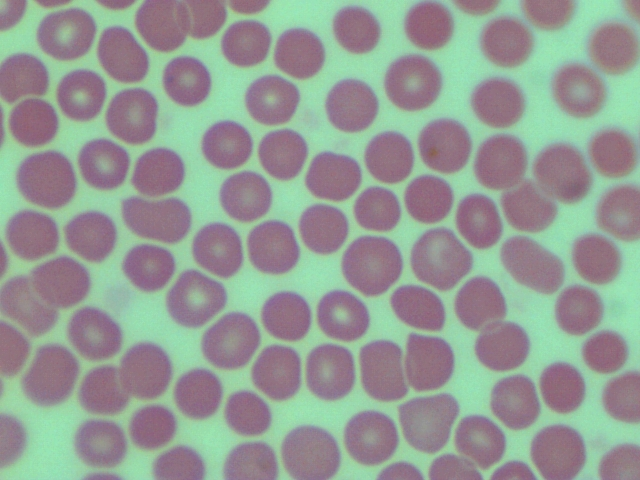
#> input picture HemaCam-Data/01.jpg, 640 x 480 px, found by its file name
$ python cellSegmentation.py   (older library calls are emulated)
#> lines starting #> are read from the running program, lines starting #| are printed output that depends on the picture; after the words box and inside, x2 and y2 are one past the last pixel; in counts of white or black regions, pixels touching at a corner belong together
# -*- coding: utf-8 -*-
"""
Created on Thu Aug 17 11:39:22 2017

@author: eshikasaxena

0: normal
1: sickle
2: cluster
"""
#import relevant libraries
import numpy as np
from sklearn.model_selection import train_test_split
from sklearn.neighbors import KNeighborsClassifier
import matplotlib.pyplot as plt
import cv2
from scipy import ndimage
from skimage.feature import peak_local_max
from skimage.morphology import watershed
import csv

global rootpath, imgnum
rootpath = "C:\\Users\\eshikasaxena\\Desktop\\HemaCam Project\\Code\\"
imgnum = 2

#loads and filters image from libary containing microscope images
def img_load(num):
#    filepath = rootpath + "Images\sickle{}.jpg".format(num)
#> called with num = 2
    filepath = "01.jpg"
    img = cv2.imread(filepath)
#> img is the input picture: shape (480, 640, 3); mean B, G, R 148.5, 155, 147.6
    img = cv2.pyrMeanShiftFiltering(img, 21, 51)
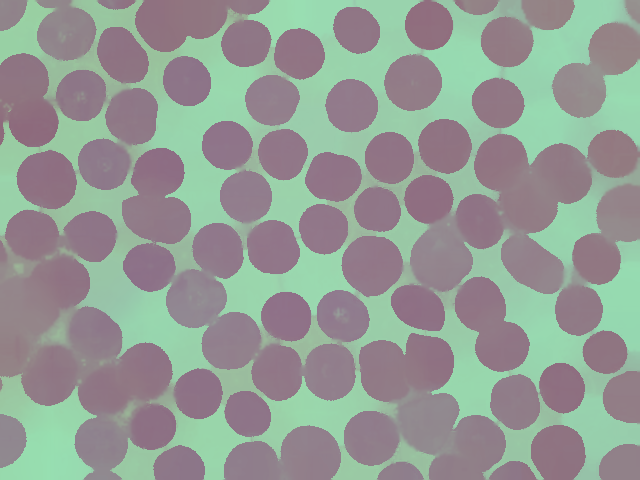
#> img: shape (480, 640, 3); mean B, G, R 148.2, 154.3, 147.5
    gray = cv2.cvtColor(img, cv2.COLOR_BGR2GRAY)
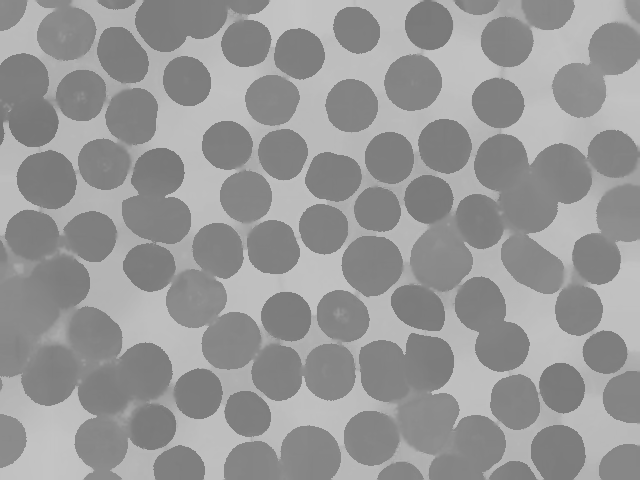
#> gray: shape (480, 640); min 118, max 197, mean 151.5
    return img, gray

#thresholds image into binary to find contours
def thresh(img, gray):
    filepath = rootpath
    blur = cv2.GaussianBlur(gray, (5,5),0)
#    f = filepath + "\Images/blur{}.png".format(imgnum)
#    cv2.imwrite(f, blur)
    threshVal = 200 #127

    ret, threshold = cv2.threshold(blur, threshVal, 255,
                                   cv2.THRESH_BINARY_INV
                                   +cv2.THRESH_OTSU)
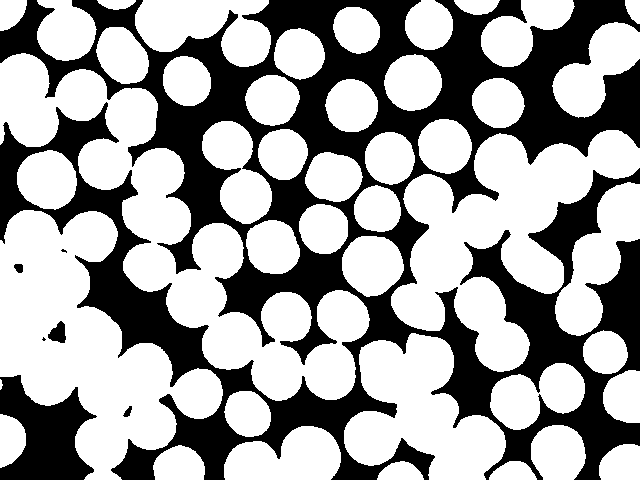
#> threshold: shape (480, 640); 62.7% white; 7 black regions (2 under 20 px)
#> ret = 158
#    f2 = filepath + "\Images/thresh{}.png".format(imgnum)
#    cv2.imwrite(f2, threshold)
    x,contours, hierarchy = cv2.findContours(threshold.copy(),
                cv2.RETR_EXTERNAL, cv2.CHAIN_APPROX_NONE)
#> contours = 44 contours, 1 with area under 20; largest, box (x1, y1, x2, y2) and area: (0, 53, 370, 401) 33625, (0, 210, 223, 480) 28902, (391, 130, 640, 372) 25364, (344, 333, 506, 480) 13628, (555, 182, 640, 336) 6048
    cv2.drawContours(img, contours, -1, (255,0,0), cv2.FILLED)
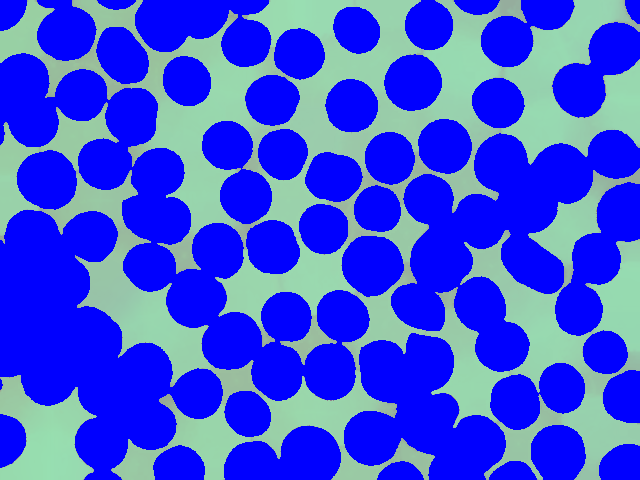
#> img: shape (480, 640, 3); mean B, G, R 223.1, 76.5, 56.6
#    f3 = filepath + "\Images\contour{}.png".format(imgnum)
#    cv2.imwrite(f3, img)
    new = cv2.cvtColor(img, cv2.COLOR_BGR2GRAY)
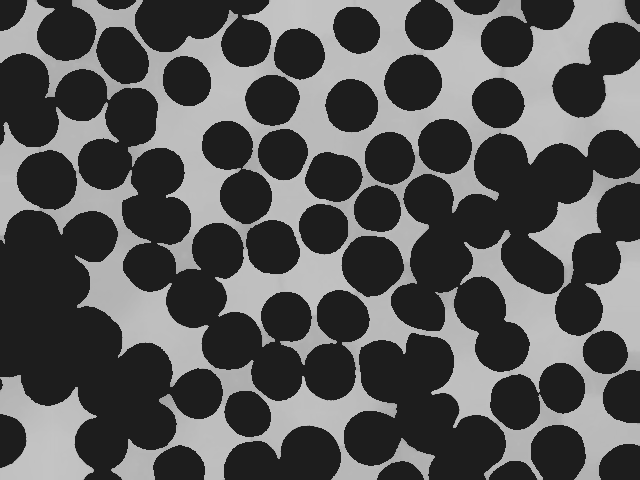
#> new: shape (480, 640); min 29, max 197, mean 87.2
    new = cv2.bitwise_not(new)
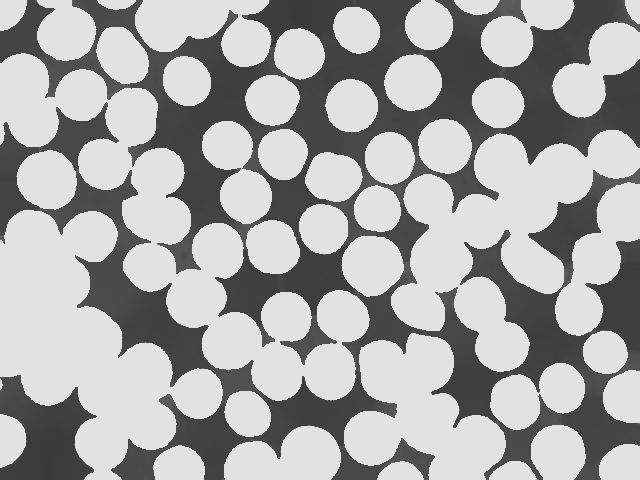
#> new: shape (480, 640); min 58, max 226, mean 167.8
    ret2, new = cv2.threshold(new, threshVal, 255,
                                   cv2.THRESH_BINARY
                                   +cv2.THRESH_OTSU)
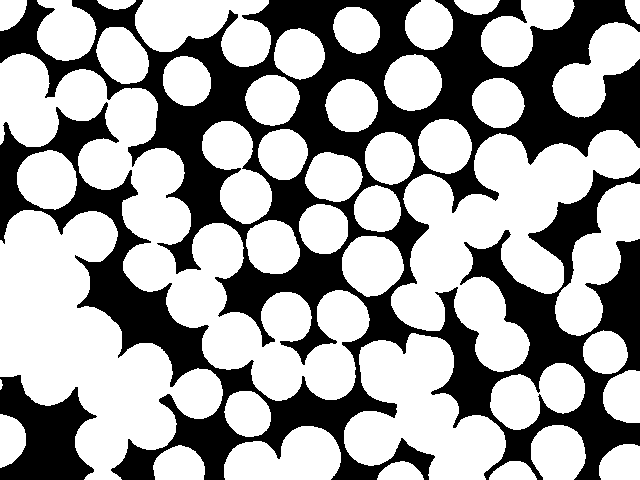
#> new: shape (480, 640); 62.9% white; 2 black regions, box (x1, y1, x2, y2) and area: (0, 0, 640, 480) 108023, (0, 375, 97, 480) 6071
#> ret2 = 130
#    f4 = filepath + "\Images/newthresh{}.png".format(imgnum)
#    cv2.imwrite(f4, new)
    thresh = new
    return thresh
#returns features of each individual cell such as area, perimeter, axis, etc.
# [101 lines left out: functions extractFeatures, manual_label, watershed_segmentation, write_csv, append_csv, read_csv and 1 more, not called in this run]

def read_data(filename):
    datalist, target = read_csv(filename)
    return datalist, target

#initial test method using knn algorithm for machine learning
# [12 lines left out: function machine_learning, not called in this run]

if __name__ == "__main__":

# [6 lines of commented-out code are left out]
    imgnum = 2
    img, gray = img_load(imgnum)
    clean = img.copy()
    imgthresh = thresh(img, gray)

$ run again, with HemaCam-Data/02.jpg copied over HemaCam-Data/01.jpg
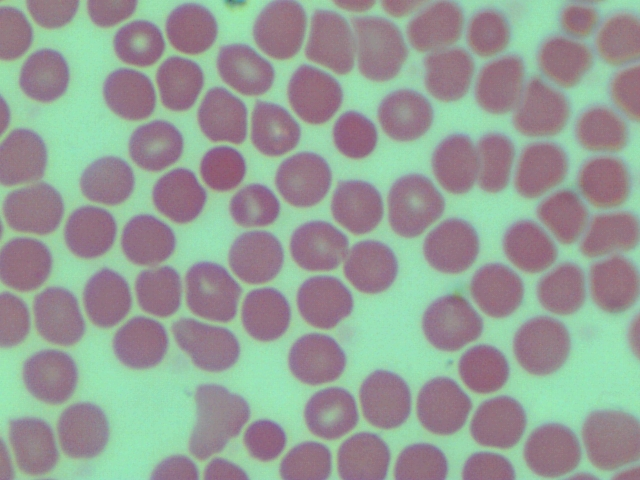
#> input picture HemaCam-Data/02.jpg, 640 x 480 px, found by its file name
#> in img_load, img is the input picture: shape (480, 640, 3); mean B, G, R 150.7, 158.5, 149.2
#> in thresh, `ret, threshold = cv2.threshold(blur, threshVal, 255, cv2.THRESH_BINARY..`:
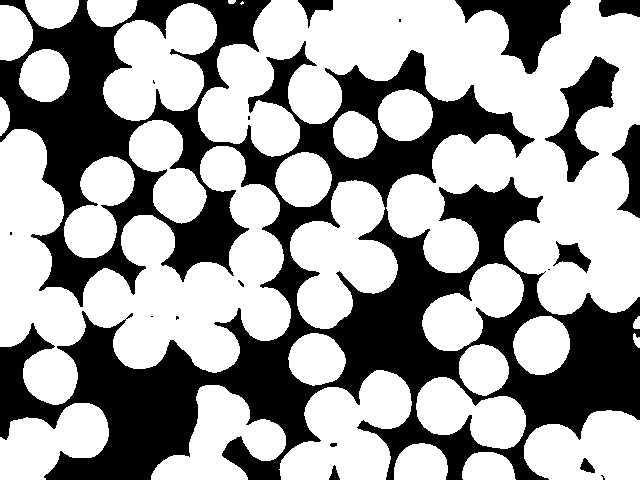
#> threshold: shape (480, 640); 62.1% white; 19 black regions (8 under 20 px)
#> ret = 160
#> contours = 29 contours, 2 with area under 20; largest, box (x1, y1, x2, y2) and area: (198, 0, 640, 315) 68659, (0, 129, 291, 405) 36826, (290, 180, 398, 329) 9334, (279, 370, 412, 480) 8846, (103, 3, 217, 121) 8502
#> in thresh, `ret2, new = cv2.threshold(new, threshVal, 255, cv2.THRESH_BINARY +cv2...`:
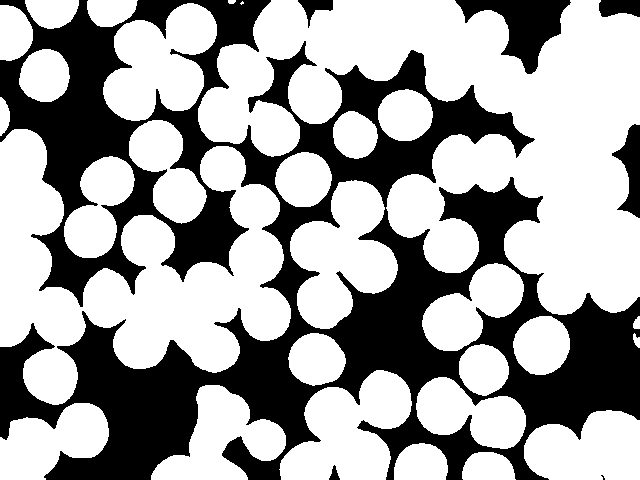
#> new: shape (480, 640); 63.4% white; 7 black regions (1 under 20 px), largest, box (x1, y1, x2, y2) and area: (0, 0, 640, 480) 106181, (455, 0, 571, 74) 3681, (612, 124, 640, 218) 1352, (599, 0, 640, 17) 603, (298, 0, 333, 28) 399, (329, 465, 340, 480) 89
#> ret2 = 127

$ run again, with HemaCam-Data/04.jpg copied over HemaCam-Data/01.jpg
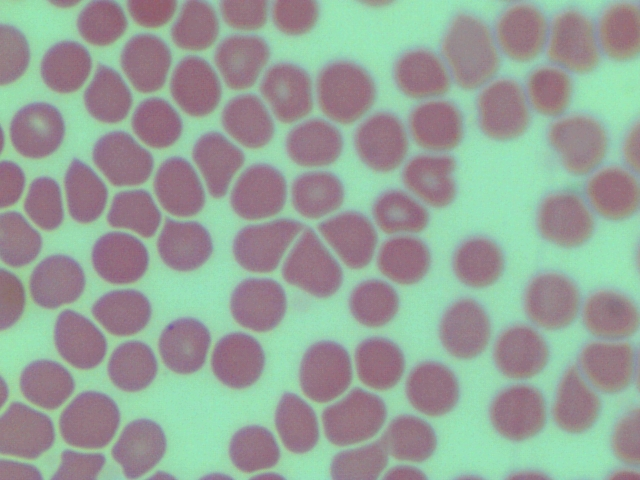
#> input picture HemaCam-Data/04.jpg, 640 x 480 px, found by its file name
#> in img_load, img is the input picture: shape (480, 640, 3); mean B, G, R 153.1, 163.1, 150.1
#> in thresh, `ret, threshold = cv2.threshold(blur, threshVal, 255, cv2.THRESH_BINARY..`:
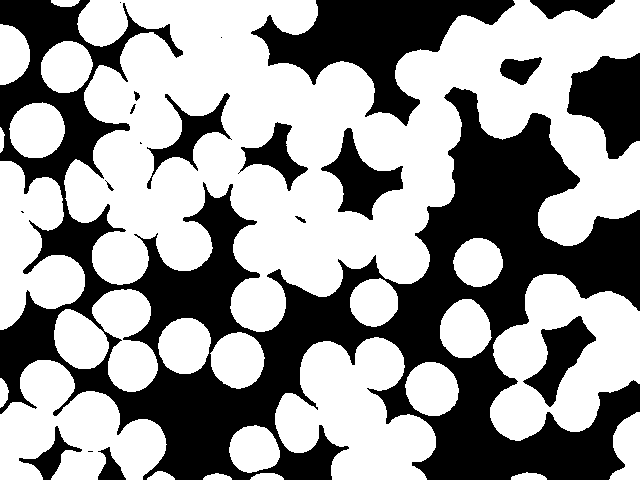
#> threshold: shape (480, 640); 59.4% white; 20 black regions (5 under 20 px)
#> ret = 162
#> contours = 25 contours; largest, box (x1, y1, x2, y2) and area: (64, 0, 640, 332) 108051, (490, 274, 640, 441) 17070, (275, 337, 436, 480) 14256, (0, 360, 167, 480) 11852, (0, 161, 85, 330) 8402
#> in thresh, `ret2, new = cv2.threshold(new, threshVal, 255, cv2.THRESH_BINARY +cv2...`:
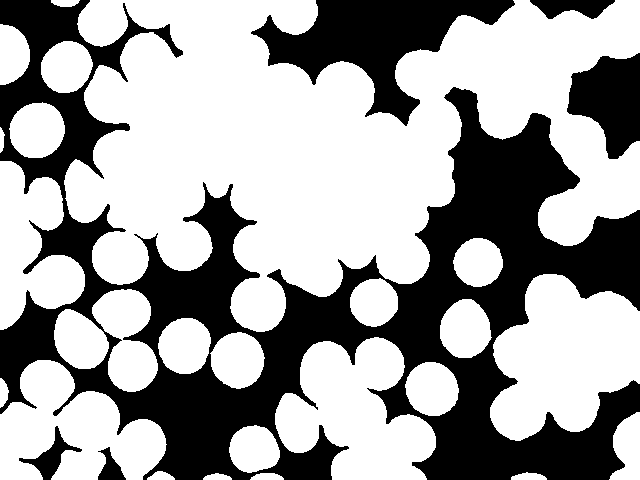
#> new: shape (480, 640); 62.7% white; 6 black regions, box (x1, y1, x2, y2) and area: (0, 0, 640, 480) 94161, (251, 0, 515, 126) 12842, (567, 53, 640, 159) 5083, (530, 0, 615, 19) 1038, (19, 426, 82, 480) 919, (98, 447, 126, 480) 472
#> ret2 = 125

$ run again, with HemaCam-Data/05.jpg copied over HemaCam-Data/01.jpg
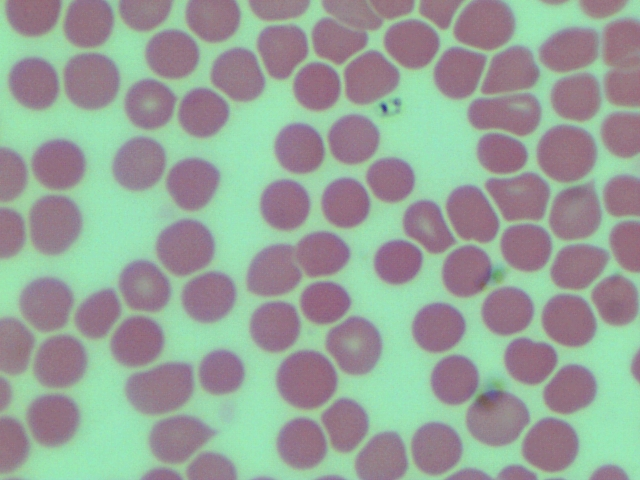
#> input picture HemaCam-Data/05.jpg, 640 x 480 px, found by its file name
#> in img_load, img is the input picture: shape (480, 640, 3); mean B, G, R 153.3, 163.3, 150.8
#> threshold: shape (480, 640); 57.5% white; 17 black regions (3 under 20 px)
#> ret = 162
#> contours = 37 contours, 1 with area under 20; largest, box (x1, y1, x2, y2) and area: (248, 0, 640, 347) 54295, (0, 219, 237, 480) 28515, (247, 231, 382, 411) 13498, (539, 0, 640, 158) 9910, (0, 139, 86, 258) 7848
#> in thresh, `ret2, new = cv2.threshold(new, threshVal, 255, cv2.THRESH_BINARY +cv2...`:
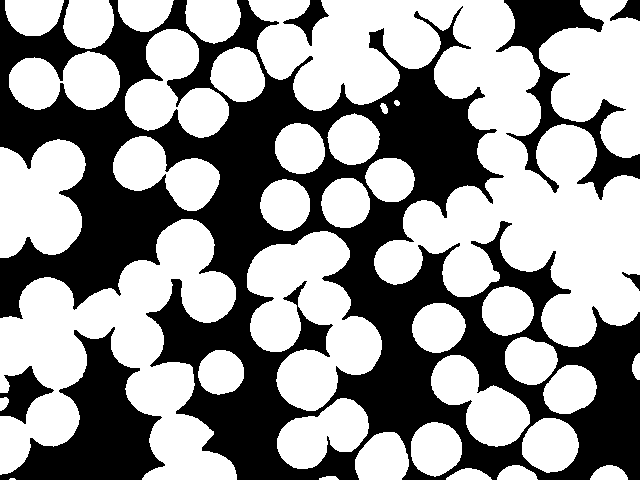
#> new: shape (480, 640); 58.1% white; 7 black regions, largest, box (x1, y1, x2, y2) and area: (0, 0, 640, 480) 108104, (0, 327, 165, 480) 10699, (496, 0, 640, 200) 7193
#> ret2 = 127
